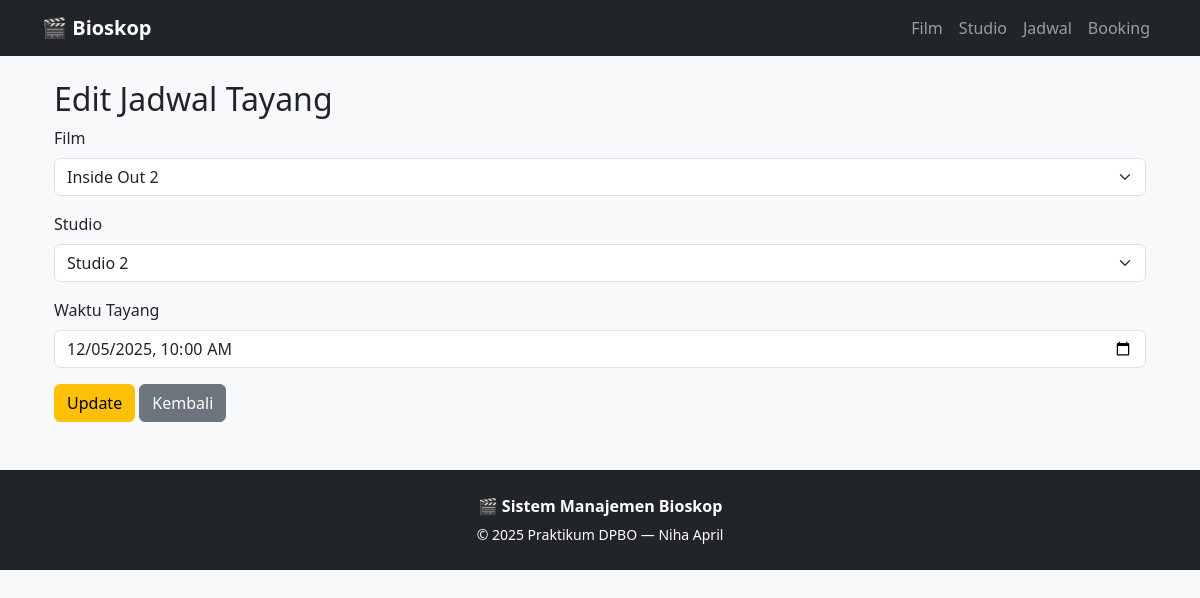
Page /ProjectMVVM/index.php?page=edit_schedule&id=2 on the committed database.
### tables this page shows
CREATE TABLE `schedules` (
  `id_schedule` int(11) NOT NULL,
  `id_movie` int(11) DEFAULT NULL,
  `id_studio` int(11) DEFAULT NULL,
  `showtime` datetime DEFAULT NULL
);

CREATE TABLE `movies` (
  `id_movie` int(11) NOT NULL,
  `title` varchar(100) DEFAULT NULL,
  `genre` varchar(50) DEFAULT NULL,
  `duration` int(11) DEFAULT NULL
);

CREATE TABLE `studios` (
  `id_studio` int(11) NOT NULL,
  `name` varchar(100) DEFAULT NULL,
  `capacity` int(11) DEFAULT NULL
);

### ProjectMVVM/Models/ScheduleModel.php (called while the page is built, shortened)
<?php
require_once "Config/Database.php";
class ScheduleModel {
    private $conn;
    public function __construct() {
        $db = new Database();
        $this->conn = $db->connect();
    }
    public function getAll() {
        $sql = "SELECT schedules.*,
                       movies.title AS movie_title,
                       studios.name AS studio_name
                FROM schedules
                JOIN movies ON schedules.id_movie = movies.id_movie
                JOIN studios ON schedules.id_studio = studios.id_studio
                ORDER BY schedules.id_schedule DESC";
        $stmt = $this->conn->prepare($sql);
        $stmt->execute();
        return $stmt->fetchAll(PDO::FETCH_ASSOC);
    }
    public function getById($id) {
        $sql = "SELECT * FROM schedules WHERE id_schedule=?";
        $stmt = $this->conn->prepare($sql);
        $stmt->execute([$id]);
        return $stmt->fetch(PDO::FETCH_ASSOC);
    }
}
?>

### ProjectMVVM/Config/Database.php (called while the page is built, shortened)
<?php
class Database {
    private $host = "localhost";
    private $dbname = "bioskop_db";
    private $username = "root";
    private $password = "";
    public function connect() {
        $this->conn = null;
        try {
            $this->conn = new PDO(
                "mysql:host=" . $this->host . ";dbname=" . $this->dbname,
                $this->username,
                $this->password
            );
            $this->conn->setAttribute(PDO::ATTR_ERRMODE, PDO::ERRMODE_EXCEPTION);
        } catch (PDOException $exception) {
            echo "Connection error: " . $exception->getMessage();
        }
        return $this->conn;
    }
}
?>

### ProjectMVVM/ViewModels/ScheduleVM.php (called while the page is built, shortened)
<?php
require_once "Models/ScheduleModel.php";
require_once "Models/MovieModel.php";
require_once "Models/StudioModel.php";
class ScheduleVM {
    private $model;
    public function __construct() {
        $this->model = new ScheduleModel();
        $this->schedules = $this->model->getAll();
        $movieModel = new MovieModel();
        $studioModel = new StudioModel();
        $this->movies = $movieModel->getAll();
        $this->studios = $studioModel->getAll();
    }
    public function edit($id) {
        $schedule = $this->model->getById($id);
        return $schedule;
    }
}
?>

### ProjectMVVM/Models/MovieModel.php (called while the page is built, shortened)
<?php
require_once "Config/Database.php";
class MovieModel {
    private $conn;
    public function __construct() {
        $db = new Database();
        $this->conn = $db->connect();
    }
    public function getAll() {
        $sql = "SELECT * FROM movies ORDER BY id_movie DESC";
        $stmt = $this->conn->prepare($sql);
        $stmt->execute();
        return $stmt->fetchAll(PDO::FETCH_ASSOC);
    }
}
?>

### ProjectMVVM/Models/StudioModel.php (called while the page is built, shortened)
<?php
require_once "Config/Database.php";
class StudioModel {
    private $conn;
    public function __construct() {
        $db = new Database();
        $this->conn = $db->connect();
    }
    public function getAll() {
        $sql = "SELECT * FROM studios ORDER BY id_studio DESC";
        $stmt = $this->conn->prepare($sql);
        $stmt->execute();
        return $stmt->fetchAll(PDO::FETCH_ASSOC);
    }
}
?>

### ProjectMVVM/Views/schedules/edit.php (the view)
<?php
require_once "ViewModels/ScheduleVM.php";
$vm = new ScheduleVM();
$schedule = $vm->edit($_GET['id']);
?>
<div class="container mt-4">
    <h2>Edit Jadwal Tayang</h2>
    <form method="post">
        <div class="mb-3">
            <label class="form-label">Film</label>
            <select class="form-select" name="id_movie">
                <?php foreach ($vm->movies as $m): ?>
                <option value="<?= $m['id_movie'] ?>"
                    <?= $schedule['id_movie'] == $m['id_movie'] ? 'selected' : '' ?>>
                    <?= $m['title'] ?>
                </option>
                <?php endforeach ?>
            </select>
        </div>
        <div class="mb-3">
            <label class="form-label">Studio</label>
            <select class="form-select" name="id_studio">
                <?php foreach ($vm->studios as $s): ?>
                <option value="<?= $s['id_studio'] ?>"
                    <?= $schedule['id_studio'] == $s['id_studio'] ? 'selected' : '' ?>>
                    <?= $s['name'] ?>
                </option>
                <?php endforeach ?>
            </select>
        </div>
        <div class="mb-3">
            <label class="form-label">Waktu Tayang</label>
            <input type="datetime-local" class="form-control"
                   name="showtime" value="<?= date('Y-m-d\TH:i', strtotime($schedule['showtime'])) ?>">
        </div>
        <button type="submit" name="submit" class="btn btn-warning">Update</button>
        <a href="index.php?page=schedules" class="btn btn-secondary">Kembali</a>
    </form>
</div>

### rows in the picture
schedules: id_movie "Inside Out 2", id_studio "Studio 2", showtime "12/05/2025 10:00"
